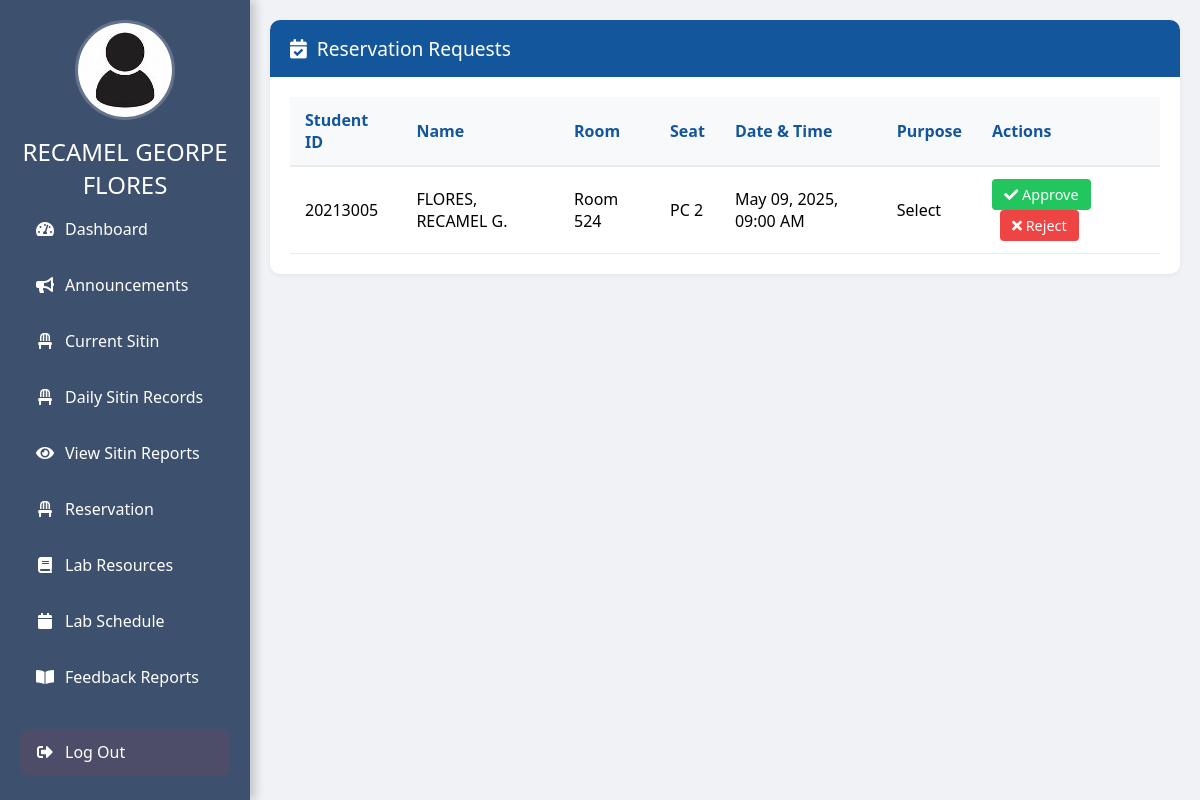
The app's page /reservation_requests.php (signed in) with its own data.
### tables this page shows
CREATE TABLE `user` (
  `IDNO` int(11) NOT NULL,
  `LASTNAME` varchar(255) NOT NULL,
  `FIRSTNAME` varchar(255) NOT NULL,
  `MIDNAME` varchar(255) NOT NULL,
  `COURSE` varchar(255) NOT NULL,
  `YEARLEVEL` int(11) NOT NULL,
  `USERNAME` varchar(255) NOT NULL,
  `PASSWORD` varchar(255) NOT NULL,
  `EMAIL` varchar(255) NOT NULL,
  `PROFILE_PIC` varchar(255) NOT NULL DEFAULT 'default.jpg',
  `REMAINING_SESSIONS` int(30) NOT NULL DEFAULT 30,
  `POINTS` int(11) DEFAULT 0
);

CREATE TABLE `reservations` (
  `id` int(11) NOT NULL,
  `student_id` varchar(50) DEFAULT NULL,
  `fullname` varchar(100) DEFAULT NULL,
  `room` varchar(50) DEFAULT NULL,
  `date` date DEFAULT NULL,
  `time` time DEFAULT NULL,
  `purpose` varchar(100) DEFAULT NULL,
  `seat_number` int(11) DEFAULT NULL,
  `remaining_sessions` int(11) DEFAULT NULL,
  `status` enum('pending','approved','rejected') DEFAULT 'pending',
  `created_at` timestamp NOT NULL DEFAULT current_timestamp()
);

### reservation_requests.php (the view, shortened to what this page needs)
<?php
include("connector.php");
$con->query("SET time_zone = '+08:00'");
$con->query("SET @@session.time_zone = '+08:00'");
$username = $_SESSION['Username'];
$query = "SELECT PROFILE_PIC, FIRSTNAME, MIDNAME, LASTNAME FROM user WHERE USERNAME = ?";
$stmt = $con->prepare($query);
$stmt->bind_param("s", $username);
$stmt->execute();
$result = $stmt->get_result();
if ($result && mysqli_num_rows($result) > 0) {
    $row = mysqli_fetch_assoc($result);
    $profile_pic = !empty($row['PROFILE_PIC']) ? htmlspecialchars($row['PROFILE_PIC']) : 'default.jpg';
    $user_name = htmlspecialchars($row['FIRSTNAME'] . ' ' . $row['MIDNAME'] . ' ' . $row['LASTNAME']);
} else {
    $profile_pic = 'default.jpg';
    $user_name = 'Admin';
}
?>
<!DOCTYPE html>
<html lang="en">
<head>
    <link rel="stylesheet" href="https://cdnjs.cloudflare.com/ajax/libs/font-awesome/5.15.3/css/all.min.css">
</head>
<body>
<div class="sidebar">
<img src="uploads/<?php echo htmlspecialchars($profile_pic); ?>" alt="Profile Picture">
<center><div class="user-name" style="font-size: x-large; color: white;"><?php echo htmlspecialchars($user_name); ?></div></center>
<a href="admindash.php"><i class="fas fa-tachometer-alt"></i> Dashboard</a>
<a href="adannouncement.php"><i class="fas fa-bullhorn"></i> Announcements</a>
<a href="adsitin.php"><i class="fas fa-chair"></i> Current Sitin</a>
<a href="addaily.php"><i class="fas fa-chair"></i> Daily Sitin Records</a>
<a href="viewReports.php"><i class="fas fa-eye"></i> View Sitin Reports</a>
<a href="adreservation.php"><i class="fas fa-chair"></i> Reservation</a>
   <a href="adlabresources.php"><i class="fas fa-book"></i> Lab Resources</a>
<a href="adlabsched.php"><i class="fas fa-calendar"></i> Lab Schedule</a>
<a href="viewReports.php"><i class="fas fa-book-open"></i> Feedback Reports</a>
<a href="admindash.php?logout=true" class="logout-button"><i class="fas fa-sign-out-alt"></i> Log Out</a>
</div>
    <div class="content">
        <div class="content-wrapper">
            <div class="content-header">
                <h1><i class="fas fa-calendar-check"></i> Reservation Requests</h1>
            </div>
            <div class="content-body">
                <div class="table-container">
                    <table class="requests-table">
                        <thead>
                            <tr>
                                <th>Student ID</th>
                                <th>Name</th>
                                <th>Room</th>
                                <th>Seat</th>
                                <th>Date & Time</th>
                                <th>Purpose</th>
                                <th>Actions</th>
                            </tr>
                        </thead>
                        <tbody>
                            <?php
                            $query = "SELECT r.*, u.FIRSTNAME, u.MIDNAME, u.LASTNAME
                                     FROM reservations r
                                     JOIN user u ON r.student_id = u.IDNO
                                     WHERE r.status = 'pending'
                                     ORDER BY r.id DESC";
                            $result = $con->query($query);
                            while($row = $result->fetch_assoc()):
                                $fullname = $row['LASTNAME'] . ', ' . $row['FIRSTNAME'] . ' ' . substr($row['MIDNAME'], 0, 1) . '.';
                            ?>
                            <tr>
                                <td><?php echo htmlspecialchars($row['student_id']); ?></td>
                                <td><?php echo htmlspecialchars($fullname); ?></td>
                                <td>Room <?php echo htmlspecialchars($row['room']); ?></td>
                                <td>PC <?php echo htmlspecialchars($row['seat_number']); ?></td>
                                <td><?php
                                   $time = new DateTime();
                                   echo $time->format('M d, Y, h:i A');
                                ?></td>
                                <td><?php echo htmlspecialchars($row['purpose']); ?></td>
                                <td>
                                    <button class="action-btn approve-btn"
                                            onclick="processReservation(<?php echo $row['id']; ?>, 'approved')">
                                        <i class="fas fa-check"></i> Approve
                                    </button>
                                    <button class="action-btn reject-btn"
                                            onclick="processReservation(<?php echo $row['id']; ?>, 'rejected')">
                                        <i class="fas fa-times"></i> Reject
                                    </button>
                                </td>
                            </tr>
                            <?php endwhile; ?>
                        </tbody>
                    </table>
                </div>
            </div>
        </div>
    </div>
</body>
</html>

### reservation_requests.php (style rules this page uses)
* { margin: 0; padding: 0; box-sizing: border-box; font-family: 'Segoe UI', Tahoma, Geneva, Verdana, sans-serif; }
body { background: #f0f2f5; min-height: 100vh; }
.content { margin-left: 250px; padding: 20px; }
.content-wrapper { background: white; border-radius: 10px; box-shadow: 0 2px 5px rgba(0,0,0,0.05); overflow: hidden; }
.content-header { background: #14569b; color: white; padding: 15px 20px; }
.content-header h1 { font-size: 1.2rem; font-weight: 500; display: flex; align-items: center; gap: 10px; }
.content-body { padding: 20px; }
.table-container { overflow-x: auto; }
.requests-table { width: 100%; border-collapse: collapse; }
.requests-table th { background: #f8f9fa; color: #14569b; padding: 12px 15px; text-align: left; font-weight: 600; border-bottom: 2px solid #e9ecef; }
.requests-table td { padding: 12px 15px; border-bottom: 1px solid #e9ecef; }
.action-btn { padding: 6px 12px; border: none; border-radius: 4px; cursor: pointer; font-weight: 500; transition: all 0.2s; font-size: 0.9rem; }
.approve-btn { background: #22c55e; color: white; }
.reject-btn { background: #ef4444; color: white; margin-left: 8px; }
.sidebar { width: 250px; background-color: rgba(42, 63, 95, 0.9); height: 100vh; padding: 20px; position: fixed; display: flex; flex-direction: column; align-items: center; box-shadow: 5px 0 10px rgba(0, 0, 0, 0.2); backdrop-filter: blur(10px); transform: translateX(0); }
.sidebar img { width: 100px; height: 100px; border-radius: 50%; border: 3px solid rgba(255, 255, 255, 0.2); margin-bottom: 15px; }
.sidebar a { width: 100%; color: white; text-decoration: none; padding: 12px 15px; border-radius: 8px; margin: 5px 0; transition: all 0.3s; display: flex; align-items: center; gap: 10px; }
.sidebar a i { width: 20px; text-align: center; }
.sidebar .logout-button { margin-top: auto; background: rgba(220, 53, 69, 0.1); }

### records on screen
user: PROFILE_PIC (placeholder picture), user_name "RECAMEL GEORPE FLORES"
reservations: student "20213005", user.LASTNAME+FIRSTNAME+MIDNAME "FLORES, RECAMEL G.", room "524", seat_number "2", purpose "Select"
